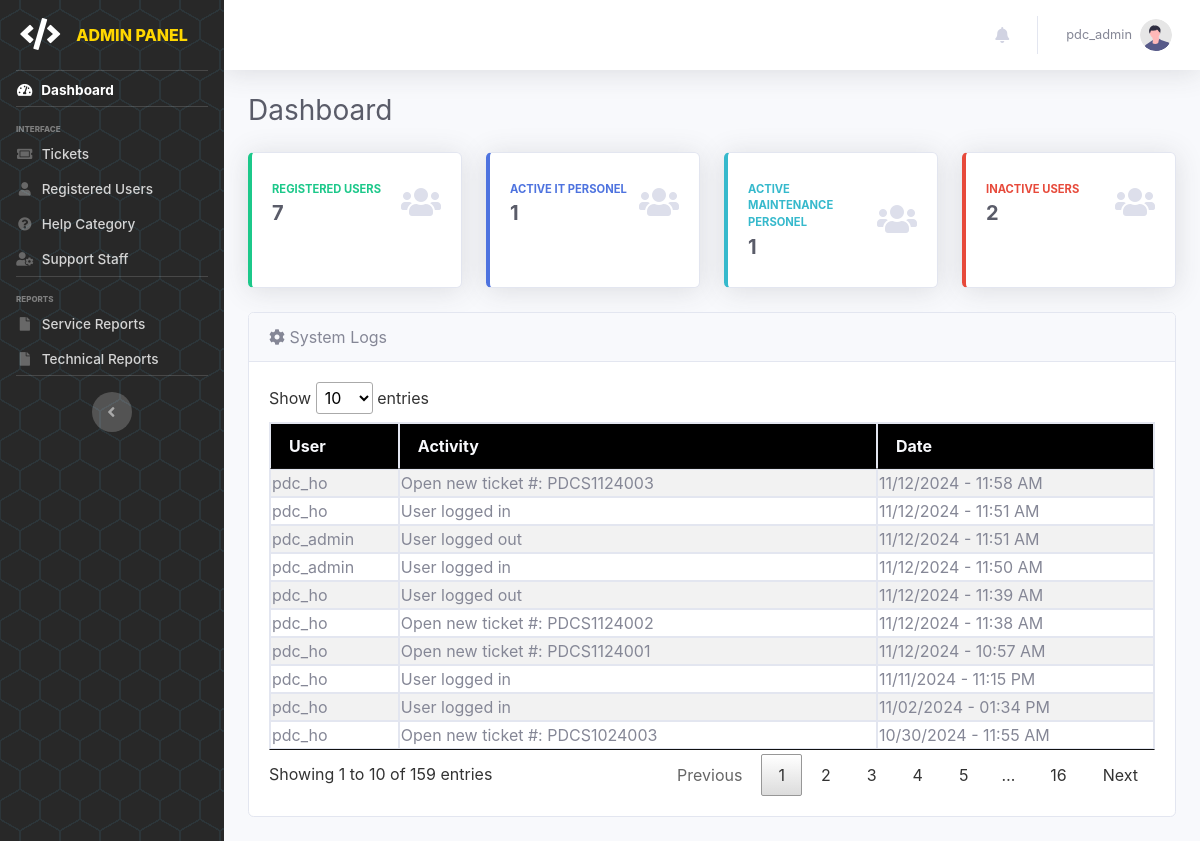
Before: /pages/admin/dashboard (signed in) with the older database file.
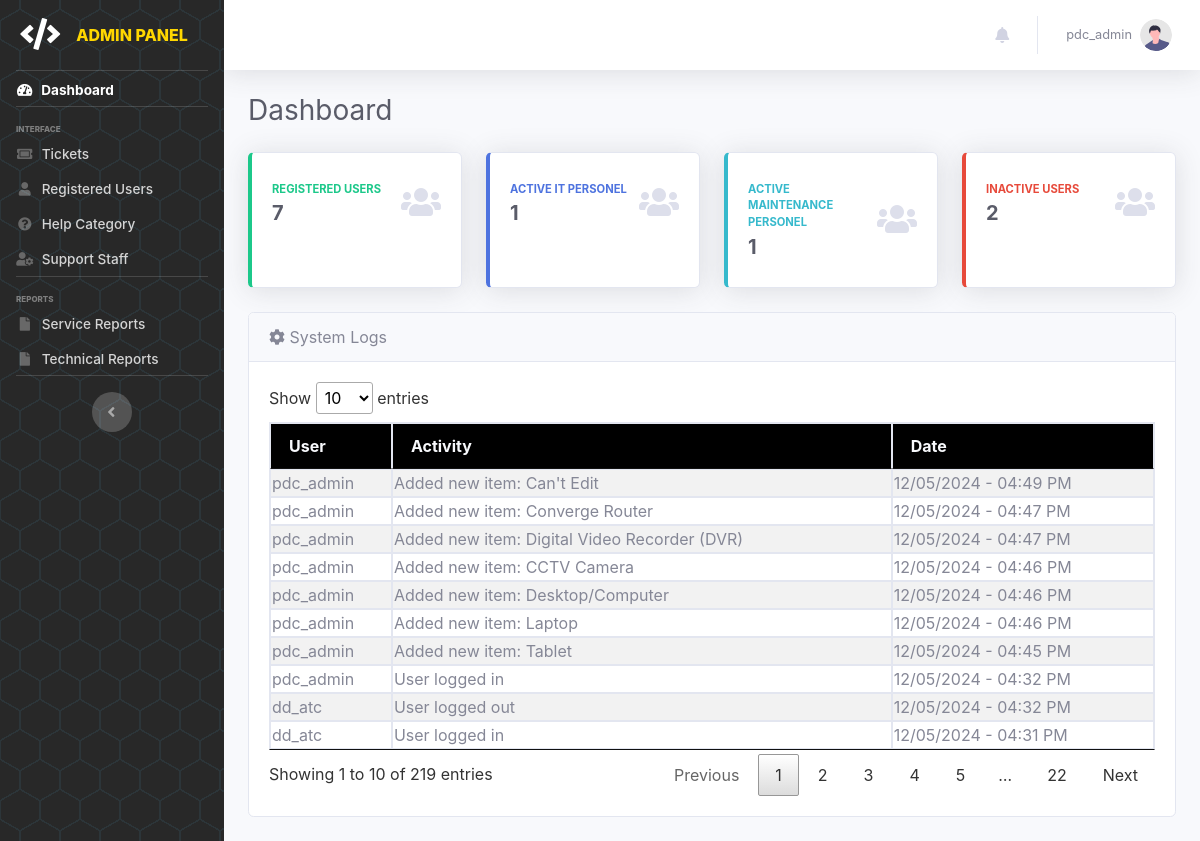
After: the same page with the newer database file.
### tables this page shows
CREATE TABLE `tbl_auditlog` (
  `id` int(100) NOT NULL,
  `user_id` varchar(100) NOT NULL,
  `activity` varchar(2000) NOT NULL,
  `type` varchar(100) NOT NULL,
  `date_posted` datetime(6) NOT NULL DEFAULT current_timestamp(6)
);

CREATE TABLE `tbl_useraccounts` (
  `id` int(11) NOT NULL,
  `name` varchar(100) NOT NULL,
  `username` varchar(100) NOT NULL,
  `password` varchar(255) NOT NULL,
  `role` enum('admin','it-admin','maintenance-admin','office','outlet','it','maintenance') NOT NULL,
  `status` enum('Active','Inactive') NOT NULL DEFAULT 'Active',
  `created` datetime(6) DEFAULT current_timestamp(6),
  `updated` datetime(6) DEFAULT current_timestamp(6) ON UPDATE current_timestamp(6)
);

### pages/admin/admin.dashboard.php (the view)
<?php
    include('admin.header.php');
?>
    <div class="container-fluid">
        <div class="d-sm-flex align-items-center justify-content-between mb-4">
            <h1 class="h3 mb-0 text-gray-800">Dashboard</h1>
        </div>
        <div class="row">
            <div class="col-xl-3 col-md-6 mb-4">
                <div class="card border-left-success shadow h-100 py-2">
                    <div class="card-body">
                        <div class="row no-gutters align-items-center">
                            <div class="col mr-2">
                                <div class="text-xs font-weight-bold text-success text-uppercase mb-1">
                                    Registered Users</div>
                                <div class="h5 mb-0 font-weight-bold text-gray-800">
                                    <?php
                                        $acc_qry = "SELECT COUNT(*) FROM tbl_useraccounts WHERE status='Active' AND id != '1'";
                                        $result = mysqli_query($conn, $acc_qry) or die(mysqli_error($conn));
                                        while ($row = mysqli_fetch_array($result)) {
                                            if($row[0] <= 0) {
                                                echo "0";
                                            }
                                            else {
                                                echo "$row[0]";
                                            }
                                        }
                                    ?>
                                </div>
                            </div>
                            <div class="col-auto">
                                <i class="fas fa-users fa-2x text-gray-300"></i>
                            </div>
                        </div>
                    </div>
                </div>
            </div>
            <div class="col-xl-3 col-md-6 mb-4">
                <div class="card border-left-primary shadow h-100 py-2">
                    <div class="card-body">
                        <div class="row no-gutters align-items-center">
                            <div class="col mr-2">
                                <div class="text-xs font-weight-bold text-primary text-uppercase mb-1">
                                    Active IT Personel</div>
                                <div class="h5 mb-0 font-weight-bold text-gray-800"><?php echo '1';?></div>
                            </div>
                            <div class="col-auto">
                                <i class="fas fa-users fa-2x text-gray-300"></i>
                            </div>
                        </div>
                    </div>
                </div>
            </div>
            <div class="col-xl-3 col-md-6 mb-4">
                <div class="card border-left-info shadow h-100 py-2">
                    <div class="card-body">
                        <div class="row no-gutters align-items-center">
                            <div class="col mr-2">
                                <div class="text-xs font-weight-bold text-info text-uppercase mb-1">Active Maintenance Personel
                                </div>
                                <div class="row no-gutters align-items-center">
                                    <div class="col-auto">
                                        <div class="h5 mb-0 mr-3 font-weight-bold text-gray-800"><?php echo '1';?></div>
                                    </div>
                                </div>
                            </div>
                            <div class="col-auto">
                                <i class="fas fa-users fa-2x text-gray-300"></i>
                            </div>
                        </div>
                    </div>
                </div>
            </div>
            <div class="col-xl-3 col-md-6 mb-4">
                <div class="card border-left-danger shadow h-100 py-2">
                    <div class="card-body">
                        <div class="row no-gutters align-items-center">
                            <div class="col mr-2">
                                <div class="text-xs font-weight-bold text-danger text-uppercase mb-1">
                                    Inactive Users</div>
                                <div class="h5 mb-0 font-weight-bold text-gray-800">
                                    <?php
                                        $inacc_qry = "SELECT COUNT(*) FROM tbl_useraccounts WHERE status='Inactive'";
                                        $result4 = mysqli_query($conn, $inacc_qry) or die(mysqli_error($conn));
                                        while ($row4 = mysqli_fetch_array($result4)) {
                                            if($row4[0] <= 0) {
                                                echo "0";
                                            }
                                            else {
                                                echo "$row4[0]";
                                            }
                                        }
                                    ?>
                                </div>
                            </div>
                            <div class="col-auto">
                                <i class="fas fa-users fa-2x text-gray-300"></i>
                            </div>
                        </div>
                    </div>
                </div>
            </div>
        </div>
        <div class="row">
            <div class="col-lg-12">
                <div class="card mb-4">
                    <div class="card-header">
                        <i class="fas fa-gear"></i>&nbsp;System Logs
                    </div>
                    <div class="card-body">
                        <div class="table-responsive">
                            <table class="table table-bordered table-striped table-sm w-100" id="syslogtbl">
                                <thead class="bg-dark text-light">
                                    <th>User</th>
                                    <th>Activity</th>
                                    <th>Date</th>
                                </thead>
                                <tbody>
                                <?php
                                    $adlog_qry = mysqli_query($conn, "SELECT a.*, u.username FROM tbl_auditlog a LEFT JOIN tbl_useraccounts u ON a.user_id = u.id ORDER BY a.date_posted DESC;");
                                    while($adlog_res=mysqli_fetch_array($adlog_qry)){
                                        $createDT = new DateTime($adlog_res["date_posted"]);
                                ?>
                                <tr>
                                    <td><?php echo $adlog_res['username']; ?></td>
                                    <td><?php echo $adlog_res['activity']; ?></td>
                                    <td><?php echo $formattedDate = $createDT->format('m/d/Y - h:i A'); ?></td>
                                </tr>
                                <?php } ?>
                                </tbody>
                            </table>
                        </div>
                    </div>
                </div>
            </div>
        </div>
    </div>
<?php include('admin.footer.php'); ?>

Changed rows visible on the page:
no longer on this page (row unchanged): tbl_auditlog: user.username "pdc_ho", activity "Open new ticket #: PDCS1124003", date_posted "11/12/2024 - 11:58 AM"
no longer on this page (row unchanged): tbl_auditlog: user.username "pdc_ho", activity "User logged in", date_posted "11/12/2024 - 11:51 AM"
no longer on this page (row unchanged): tbl_auditlog: user.username "pdc_admin", activity "User logged out", date_posted "11/12/2024 - 11:51 AM"
no longer on this page (row unchanged): tbl_auditlog: user.username "pdc_admin", activity "User logged in", date_posted "11/12/2024 - 11:50 AM"
no longer on this page (row unchanged): tbl_auditlog: user.username "pdc_ho", activity "User logged out", date_posted "11/12/2024 - 11:39 AM"
no longer on this page (row unchanged): tbl_auditlog: user.username "pdc_ho", activity "Open new ticket #: PDCS1124002", date_posted "11/12/2024 - 11:38 AM"
no longer on this page (row unchanged): tbl_auditlog: user.username "pdc_ho", activity "Open new ticket #: PDCS1124001", date_posted "11/12/2024 - 10:57 AM"
no longer on this page (row unchanged): tbl_auditlog: user.username "pdc_ho", activity "User logged in", date_posted "11/11/2024 - 11:15 PM"
no longer on this page (row unchanged): tbl_auditlog: user.username "pdc_ho", activity "User logged in", date_posted "11/02/2024 - 01:34 PM"
no longer on this page (row unchanged): tbl_auditlog: user.username "pdc_ho", activity "Open new ticket #: PDCS1024003", date_posted "10/30/2024 - 11:55 AM"
added tbl_auditlog: user.username "pdc_admin", activity "Added new item: Can't Edit", date_posted "12/05/2024 - 04:49 PM"
added tbl_auditlog: user.username "pdc_admin", activity "Added new item: Converge Router", date_posted "12/05/2024 - 04:47 PM"
added tbl_auditlog: user.username "pdc_admin", activity "Added new item: Digital Video Recorder (DVR)", date_posted "12/05/2024 - 04:47 PM"
added tbl_auditlog: user.username "pdc_admin", activity "Added new item: CCTV Camera", date_posted "12/05/2024 - 04:46 PM"
added tbl_auditlog: user.username "pdc_admin", activity "Added new item: Desktop/Computer", date_posted "12/05/2024 - 04:46 PM"
added tbl_auditlog: user.username "pdc_admin", activity "Added new item: Laptop", date_posted "12/05/2024 - 04:46 PM"
added tbl_auditlog: user.username "pdc_admin", activity "Added new item: Tablet", date_posted "12/05/2024 - 04:45 PM"
added tbl_auditlog: user.username "pdc_admin", activity "User logged in", date_posted "12/05/2024 - 04:32 PM"
added tbl_auditlog: user.username "dd_atc", activity "User logged out", date_posted "12/05/2024 - 04:32 PM"
added tbl_auditlog: user.username "dd_atc", activity "User logged in", date_posted "12/05/2024 - 04:31 PM"
Other visible differences:
text written by a page script: "Show entries Showing 1 to 10 of 159 entries Previous 1 2 3 4 5 … 16 Next" → "Show entries Showing 1 to 10 of 219 entries Previous 1 2 3 4 5 … 22 Next"
